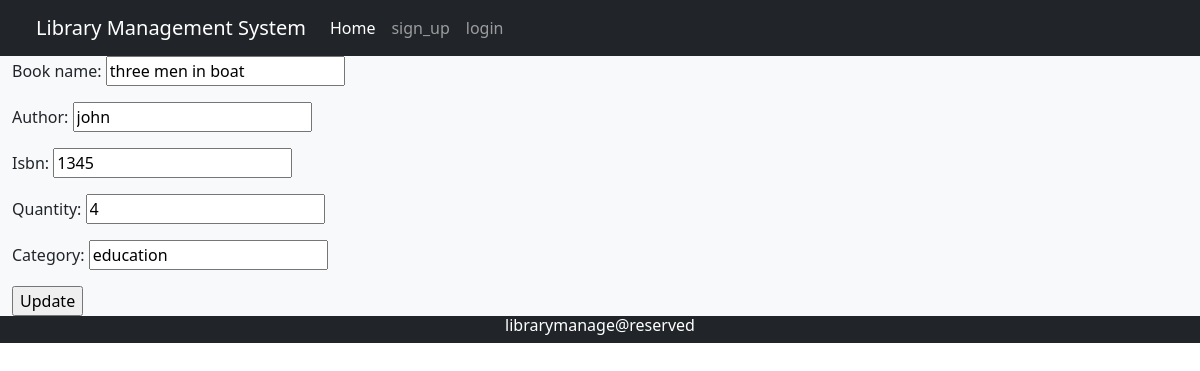
Screenshot of /9 with the database file from the repository.
### lab/models.py (models this page shows)
class lab(models.Model):
    book_name=models.CharField(max_length=200)
    author=models.CharField(max_length=120)
    isbn=models.CharField(max_length=15)
    quantity=models.IntegerField()
    category=models.CharField(max_length=120)

### lab/views.py (the view)
# urls.py: path('<int:id>',views.update_data,name="update"),
def update_data(request,id):
    if request.method=="POST":
        bd=lab.objects.get(pk=id)
        form=insertform(request.POST,instance=bd)
        if form.is_valid():
            form.save()
    else:
        bd=lab.objects.get(pk=id)
        form=insertform(instance=bd)
    return render(request, 'update.html',{'form':form})

### lab/forms.py
class insertform(forms.ModelForm):
    class Meta:
        model = lab
        fields = ['book_name','author','isbn','quantity','category']

### lab/templates/update.html (shortened to what this page needs)
{% extends 'base.html' %}
{% block content %}
     <form action="" method="post">
         {{form.as_p}}
         <input type="submit" value="Update">
     </form>
{% endblock content%}

### rows the page displays
lab: book_name "three men in boat", author "john", isbn "1345", quantity "4", category "education"
